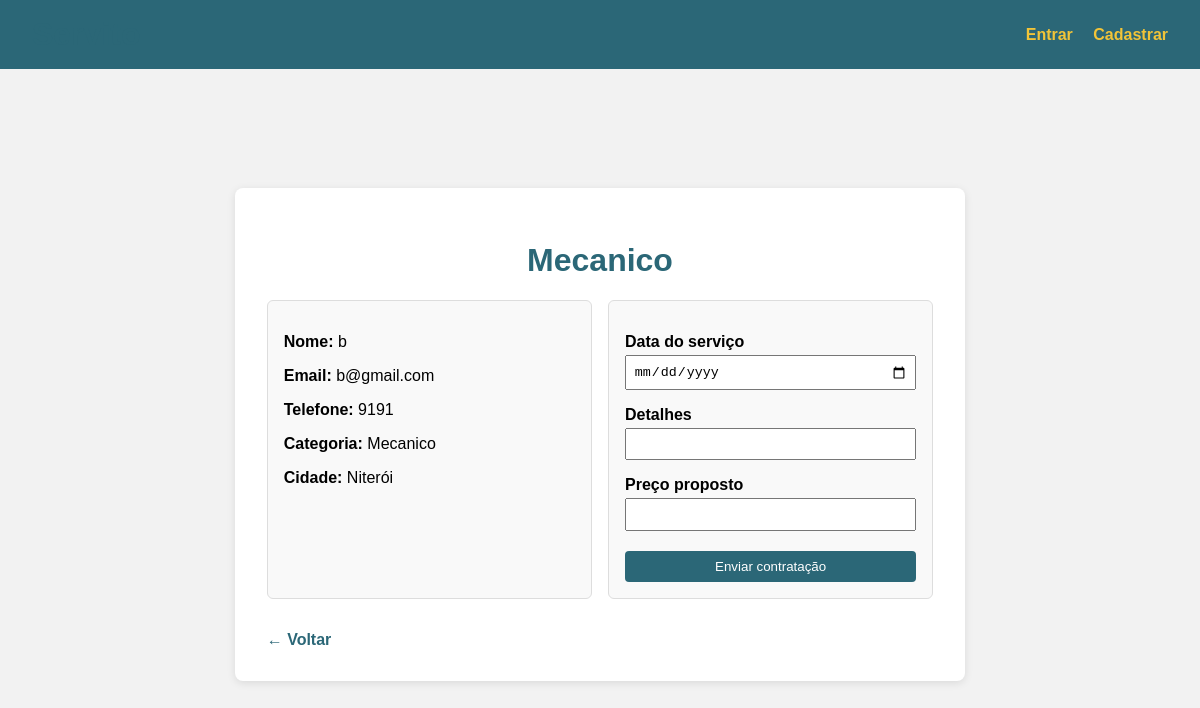
The page /anuncio/8/contratar/ on the database its author committed.
### usuarios/models.py (models this page shows, shortened)
class Anuncio(models.Model):
    titulo = models.CharField(max_length=64, verbose_name="Título")
    descricao = models.CharField(max_length=1000, verbose_name="Descrição")
    tags = models.CharField(max_length=640)
    cidade = models.CharField(max_length=64)
    usuario = models.ForeignKey(Usuario, on_delete=models.CASCADE, related_name='anuncios')
    ultima_atualizacao = models.DateTimeField(auto_now=True)

class Cadastro(models.Model):
    nome = models.CharField(max_length=64)
    email = models.CharField(max_length=64, unique = True)
    senha = models.CharField(max_length=64)
    telefone = models.CharField(max_length=64, unique=True)
    documento = models.CharField(max_length=64, unique=True)
    endereco = models.CharField(max_length=64)
    cidade = models.CharField(max_length=64)
    data_cadastro = models.DateField()
    class Meta:
        abstract = True

class Usuario(Cadastro):
    data_nascimento = models.DateField()
    is_banned = models.BooleanField(default = False)

### usuarios/views_contratacao.py (the view)
# urls.py: path('anuncio/<int:id>/contratar/',  contratacao_controller.contratar, name='contratar'),
    def contratar(self, request, id):
        strategy = get_strategy()
        anuncio = strategy.get_single(Anuncio, id)
        return render(request, "contratar.html", {"anuncio": anuncio})

### usuarios/services.py (called while the page is built)
    def get_single(self, instance, id):
        return get_object_or_404(instance, pk=id)

### usuarios/views_contratacao.py (called while the page is built)
def get_strategy():
    return ApiStrategy() if settings.USE_API else DjangoStrategy()

### usuarios/templates/contratar.html (shortened to what this page needs)
{% load static %}
<!DOCTYPE html>
<html lang="pt-br">
<head>
    <link href="{% static 'css/contratacao.css' %}" rel="stylesheet">
</head>
{% include "header.html" %}
<body>
    <div class="container">
        <h1>{{ anuncio.titulo }}</h1>
        <div class="informacoes_contrato">
            <div class="item_informacoes_contrato">
                <p><strong>Nome:</strong> {{ anuncio.usuario.nome }}</p>
                <p><strong>Email:</strong> {{ anuncio.usuario.email }}</p>
                <p><strong>Telefone:</strong> {{ anuncio.usuario.telefone }}</p>
                <p><strong>Categoria:</strong> {{ anuncio.tags }}</p>
                <p><strong>Cidade:</strong> {{ anuncio.cidade }}</p>
            </div>
            <div class="item_informacoes_contrato">
                <form id="contratacaoForm" method="post" action="{% url 'criar_contratacao' anuncio.id %}">
                    <label>Data do serviço</label>
                    <input type="date" id="data" name="data" required>
                    <label>Detalhes</label>
                    <input type="text" id="detalhes" name="detalhes" required>
                    <label>Preço proposto</label>
                    <input type="number" id="valor" name="valor" required>
                    <button type="submit">Enviar contratação</button>
                </form>
            </div>
        </div>
        <div class ="botoes">
            <a class="voltar" href="{% url 'anuncios' %}">← Voltar</a>
        </div>
    </div>
</body>
</html>

### usuarios/static/css/contratacao.css (style rules this page uses)
body { font-family: Arial, sans-serif; background-color: #f2f2f2; padding: 2em; margin: 0; }
.container { max-width: 900px; margin: auto; background: white; padding: 2em; border-radius: 8px; box-sizing: border-box; box-shadow: 0 2px 8px rgba(0,0,0,0.1); overflow: hidden; }
h1 { color: #2b6777; text-align: center; }
.informacoes_contrato { display: flex; flex-wrap: wrap; gap: 1em; margin-top: 1em; }
.item_informacoes_contrato { flex: 1 1 45%; background: #f9f9f9; padding: 1em; border: 1px solid #ddd; border-radius: 6px; box-sizing: border-box; min-width: 280px; }
form label { display: block; margin-top: 1em; font-weight: bold; }
form input { width: 100%; padding: 0.5em; margin-top: 0.3em; box-sizing: border-box; }
form button { margin-top: 1.5em; padding: 0.6em 1em; background-color: #2b6777; color: white; border: none; cursor: pointer; border-radius: 4px; width: 100%; }
.botoes { display: flex; justify-content: space-between; margin-top: 2em; }
a.voltar, a.contratar { text-decoration: none; font-weight: bold; }
a.voltar { color: #2b6777; }

### usuarios/static/css/header.css (style rules this page uses)
html, body { margin: 0; padding: 0; font-family: Arial, sans-serif; height: 100%; display: flex; flex-direction: column; }

### rows shown on the page
Anuncio: titulo "Mecanico", usuario.nome "b", usuario.email "b@gmail.com", usuario.telefone "9191", tags "Mecanico", cidade "Niterói"
